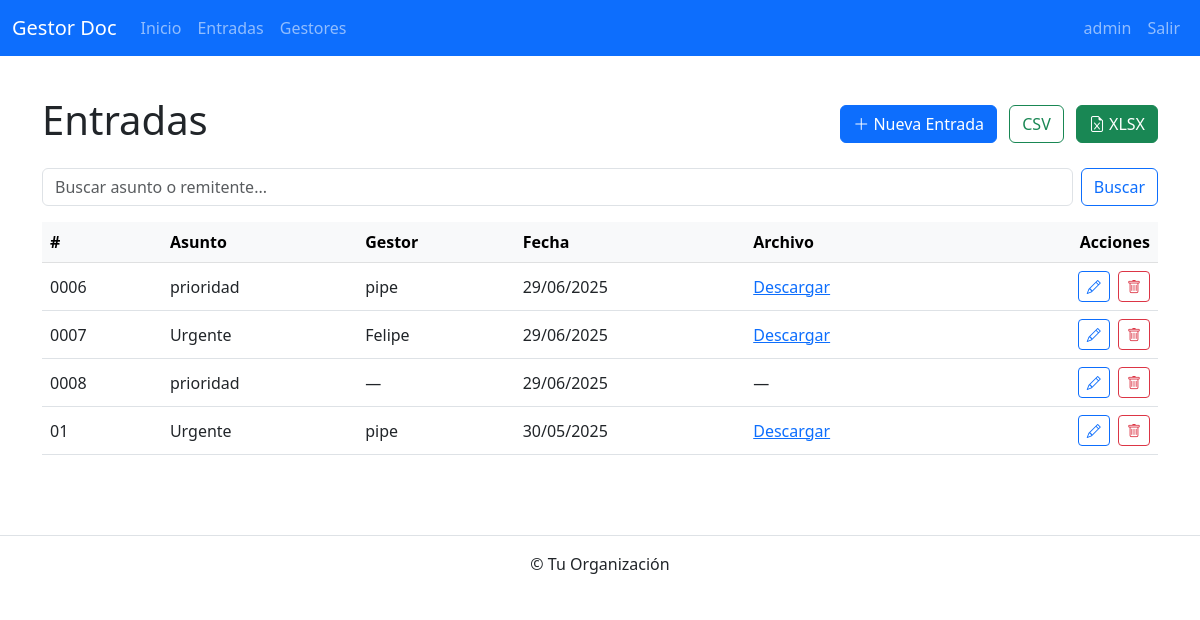
The page /entradas/ (signed in) on the database its author committed.
### correspondencia_app/models.py (models this page shows, shortened)
class CorrespondenciaEntrada(models.Model):
    numero_documento = models.CharField(
        max_length=10,
        unique=True,
        editable=False,
        help_text="Número secuencial autogenerado, p.ej. 0001, 0002…"
    )
    asunto           = models.CharField(max_length=200)
    remitente        = models.CharField(max_length=100, blank=True)
    destinatario     = models.CharField(max_length=100, blank=True)
    fecha_recepcion  = models.DateField(
        default=timezone.now,
        editable=False,
        help_text="Se asigna la fecha de hoy al crear"
    )
    estado           = models.CharField(
        max_length=50,
        choices=[
            ('Recibido', 'Recibido'),
            ('En Proceso', 'En Proceso'),
            ('Finalizado', 'Finalizado'),
        ],
        default='Recibido'
    )
    gestor           = models.ForeignKey(
        DocumentManager,
        on_delete=models.SET_NULL,
        null=True,
        blank=True
    )
    archivo_adjunto  = models.FileField(
        upload_to='entradas/',
        blank=True,
        null=True
    )

class DocumentManager(models.Model):
    nombre    = models.CharField(max_length=100)
    email     = models.EmailField(max_length=100, unique=True)
    telefono  = models.CharField(max_length=20, blank=True)

### correspondencia_app/views.py (the view)
# urls.py: path('entradas/',                   views.EntradaListView.as_view(),   name='entrada_list'),
class EntradaListView(LoginRequiredMixin, ListView):
    model = CorrespondenciaEntrada
    template_name = 'correspondencia_app/entrada_list.html'
    context_object_name = 'entradas'
    paginate_by = 10
    ordering = ['-fecha_recepcion']
    def get_queryset(self):
        qs = super().get_queryset()
        q  = self.request.GET.get('q','')
        if q:
            qs = qs.filter(Q(asunto__icontains=q) | Q(remitente__icontains=q))
        return qs
    def get_context_data(self, **kwargs):
        ctx = super().get_context_data(**kwargs)
        ctx['q'] = self.request.GET.get('q','')
        return ctx

### templates/correspondencia_app/entrada_list.html (shortened to what this page needs)
{% extends "correspondencia_app/base.html" %}
{% load static %}
{% block content %}
  <div class="d-flex justify-content-between align-items-center py-3">
    <h1>Entradas</h1>
    {% if user.is_staff %}
      <div>
        <a href="{% url 'correspondencia_app:entrada_create' %}" class="btn btn-primary me-2">
          <i class="bi bi-plus-lg"></i> Nueva Entrada
        </a>
        <a href="{% url 'correspondencia_app:export_entradas_csv' %}" class="btn btn-outline-success me-2">
           CSV
        </a>
        <a href="{% url 'correspondencia_app:export_entradas_xlsx' %}" class="btn btn-success">
          <i class="bi bi-file-earmark-excel"></i> XLSX
        </a>
      </div>
    {% endif %}
  </div>
  <form method="get" class="d-flex mb-3">
    <input name="q" class="form-control me-2" placeholder="Buscar asunto o remitente..." value="{{ q }}">
    <button class="btn btn-outline-primary">Buscar</button>
  </form>
  <div class="table-responsive">
    <table class="table table-hover align-middle">
      <thead class="table-light">
        <tr>
          <th>#</th><th>Asunto</th><th>Gestor</th><th>Fecha</th><th>Archivo</th><th class="text-end">Acciones</th>
        </tr>
      </thead>
      <tbody>
        {% for e in entradas %}
          <tr>
            <td>{{ e.numero_documento }}</td>
            <td>{{ e.asunto }}</td>
            <td>{% if e.gestor %}{{ e.gestor.nombre }}{% else %}&mdash;{% endif %}</td>
            <td>{{ e.fecha_recepcion|date:"d/m/Y" }}</td>
            <td>
              {% if e.archivo_adjunto %}
                <a href="{{ e.archivo_adjunto.url }}" class="link-primary">Descargar</a>
              {% else %}&mdash;{% endif %}
            </td>
            <td class="text-end">
              {% if user.is_staff %}
                <a href="{% url 'correspondencia_app:entrada_edit' e.pk %}" class="btn btn-sm btn-outline-primary me-1">
                  <i class="bi bi-pencil"></i>
                </a>
                <a href="{% url 'correspondencia_app:entrada_delete' e.pk %}" class="btn btn-sm btn-outline-danger">
                  <i class="bi bi-trash"></i>
                </a>
              {% endif %}
            </td>
          </tr>
        {% empty %}
          <tr><td colspan="6" class="text-center">No hay entradas</td></tr>
        {% endfor %}
      </tbody>
    </table>
  </div>
{% endblock %}

### templates/correspondencia_app/base.html (shortened to what this page needs)
{% load static %}
<!DOCTYPE html>
<html lang="es">
<head>
  <link
    href="https://cdn.jsdelivr.net/npm/bootstrap@5.3.0/dist/css/bootstrap.min.css"
    rel="stylesheet"
  >
  <link
    rel="stylesheet"
    href="https://cdn.jsdelivr.net/npm/bootstrap-icons@1.10.5/font/bootstrap-icons.css"
  >
  <link rel="stylesheet" href="{% static 'css/custom.css' %}">
</head>
<body>
  <nav class="navbar navbar-expand-lg navbar-dark bg-primary">
    <div class="container-fluid">
      <a class="navbar-brand" href="{% url 'correspondencia_app:dashboard_stats' %}">
        Gestor Doc
      </a>
      <div class="collapse navbar-collapse" id="navbarSupportedContent">
        <ul class="navbar-nav me-auto mb-2 mb-lg-0">
          <li class="nav-item">
            <a class="nav-link" href="{% url 'correspondencia_app:dashboard_stats' %}">Inicio</a>
          </li>
          <li class="nav-item">
            <a class="nav-link" href="{% url 'correspondencia_app:entrada_list' %}">Entradas</a>
          </li>
          <li class="nav-item">
            <a class="nav-link" href="{% url 'correspondencia_app:document_manager_list' %}">Gestores</a>
          </li>
        </ul>
        <ul class="navbar-nav">
          {% if user.is_authenticated %}
            <li class="nav-item">
              <span class="nav-link">{{ user.username }}</span>
            </li>
            <li class="nav-item">
              <a class="nav-link" href="{% url 'correspondencia_app:logout' %}">Salir</a>
            </li>
          {% else %}
            <li class="nav-item">
              <a class="nav-link" href="{% url 'correspondencia_app:login' %}">Iniciar sesión</a>
            </li>
          {% endif %}
        </ul>
      </div>
    </div>
  </nav>
  <main class="container mt-4">
    {% block content %}{% endblock %}
  </main>
  <footer class="text-center py-3 mt-5 border-top">
    &copy; {{ now|date:"Y" }} Tu Organización
  </footer>
</body>
</html>

### static/css/custom.css (style rules this page uses)
.navbar { margin-bottom: 1rem; }

### rows shown on the page
CorrespondenciaEntrada: numero_documento "0006", asunto "prioridad", gestor.nombre "pipe", fecha_recepcion "29/06/2025"
CorrespondenciaEntrada: numero_documento "0007", asunto "Urgente", gestor.nombre "Felipe", fecha_recepcion "29/06/2025"
CorrespondenciaEntrada: numero_documento "0008", asunto "prioridad", fecha_recepcion "29/06/2025"
CorrespondenciaEntrada: numero_documento "01", asunto "Urgente", gestor.nombre "pipe", fecha_recepcion "30/05/2025"

### other values the page prints
{{ user.username }} "admin"
